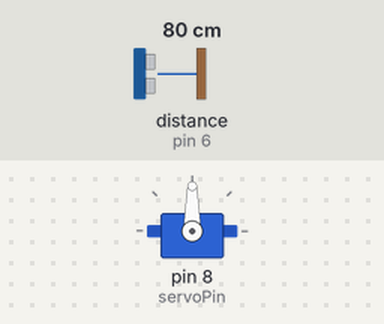
This sketch was run on a simulated Arduino Uno, built with avr-gcc and run on an emulated ATmega328P. On the bench: servo. Wiring (inferred from the names in the program): ultrasonic range finder: trigger pin 5; echo pin 6. The test bench sets the inputs (shaded band); at power-on: distance to the obstacle (sensor on pin 6) 80 cm. The echo pulse lasts 58.3 µs per cm.

Above: at 1.2 s.
1.3 s: distance to the obstacle (sensor on pin 6) set to 43 cm
2.8 s: distance to the obstacle (sensor on pin 6) set to 38 cm
At 4.3 s:
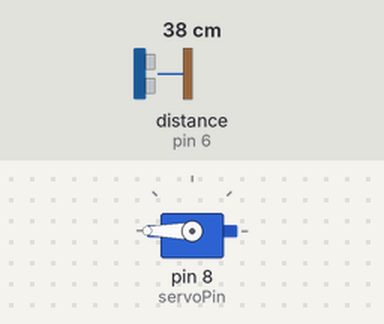
Timing chart, 0 to 5.8 s (numbered marks = the images above; inputs shaded):
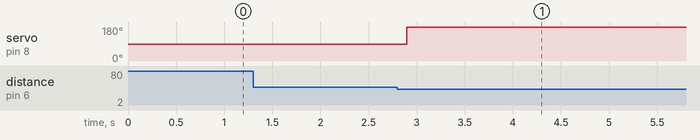

Measured:
- the behaviour switches between 41 and 40 cm on distance to the obstacle (sensor on pin 6) (found by bisection; images 0 and 1)
- after the input at 1.3 s, every drawn part: stays the same
- after the input at 2.8 s, servo on pin 8 (servoPin): 90° → 180° after 0.10 s

The sketch:

servo_ultrasonic_final.ino
```cpp
const int trigPin = 5;
const int echoPin = 6;

#define M1a 10
#define M1b 9
#define M2a 11
#define M2b 12

float duration, distance;


// Include the servo library:
#include "Servo.h"

// Create a new servo object:
Servo myservo;

// Define the servo pin:
#define servoPin 8

void setup() {
  // Attach the Servo variable to a pin:
  myservo.attach(servoPin);
  pinMode(trigPin, OUTPUT);
  pinMode(echoPin, INPUT);
  Serial.begin(9600);
}

void forward() {
  digitalWrite(M1a, HIGH);
  digitalWrite(M1b, LOW);
  digitalWrite(M2a, HIGH);
  digitalWrite(M2b, LOW);
}

void backward() {
  digitalWrite(M1a, LOW);
  digitalWrite(M1b, HIGH);
  digitalWrite(M2a, LOW);
  digitalWrite(M2b, HIGH);
}

void turnLeft() {
  digitalWrite(M1a, LOW);
  digitalWrite(M2a, HIGH);
  digitalWrite(M1b, HIGH);
  digitalWrite(M2b, LOW);
}

void turnRight() {
  digitalWrite(M1a, HIGH);
  digitalWrite(M2a, LOW);
  digitalWrite(M1b, LOW);
  digitalWrite(M2b, HIGH);
}

void stop() {
  digitalWrite(M1a, LOW);
  digitalWrite(M1b, LOW);
  digitalWrite(M2a, LOW);
  digitalWrite(M2b, LOW);
}


int calculateDistance(){

  digitalWrite(trigPin,  LOW);
  delayMicroseconds(2);
  // Sets the trigPin on HIGH state for 10  micro seconds
  digitalWrite(trigPin, HIGH);
  delayMicroseconds(10);
  digitalWrite(trigPin, LOW);
  duration = pulseIn(echoPin, HIGH); // Reads the  echoPin, returns the sound wave travel time in microseconds
  distance= duration*0.034/2;
  return distance;
}

void loop() {
// Servo Motor Basic Code

  distance = calculateDistance();
  int leftDistance = calculateDistance();
  int rightDistance = calculateDistance();

  if(distance < 40) {
    stop();
    myservo.write(0);
    myservo.write(180);
  } else{
    forward();
  }

  if(leftDistance > rightDistance) {
    turnLeft();
    delay(400);
    forward();
  } else{
    turnRight();
    delay(400);
    forward();
  }


// Basic Ultrasonic Sensor Code

  /*digitalWrite(trigPin, LOW);
  delayMicroseconds(2);
  digitalWrite(trigPin, HIGH);
  delayMicroseconds(10);
  digitalWrite(trigPin, LOW);

  duration = pulseIn(echoPin, HIGH);
  distance = (duration*.0343)/2;
  Serial.print("Distance: ");
  Serial.println(distance);
  //delay(100);*/
}
```
